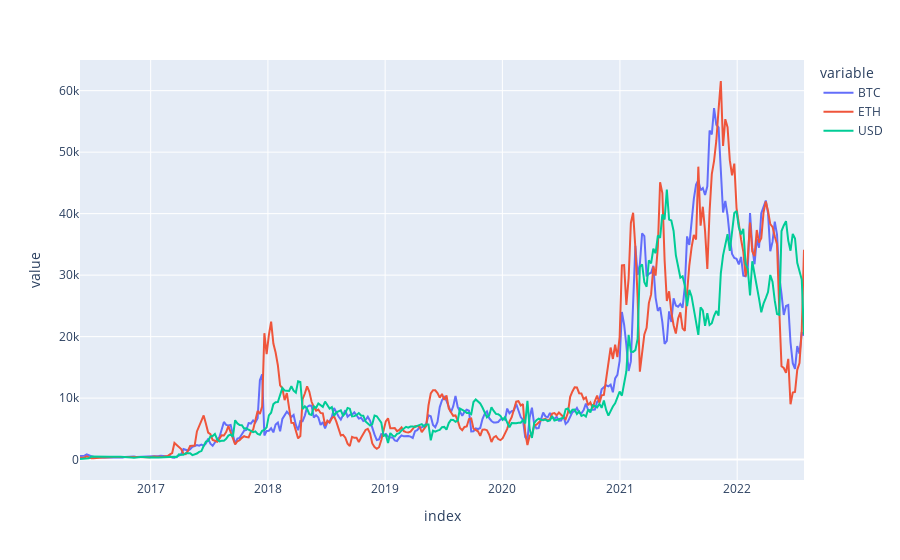

Notebook code for this chart:
### Code cell
portfolio_values.plot()

### Figure 1 — Plotly figure (JSON) as saved in the notebook; plotly's stock layout.template omitted (floating-point values rounded to 4 significant figures; data arrays with more than 128 entries replaced by an {"elided": "..."} marker saying what was removed)
{"data": [{"hovertemplate": "variable=BTC<br>index=%{x}<br>value=%{y}<extra></extra>", "legendgroup": "BTC", "line": {"color": "#636efa", "dash": "solid"}, "marker": {"symbol": "circle"}, "mode": "lines", "name": "BTC", "orientation": "v", "showlegend": true, "type": "scatter", "x": {"elided": "323 str values"}, "xaxis": "x", "y": {"elided": "323 float values"}, "yaxis": "y"}, {"hovertemplate": "variable=ETH<br>index=%{x}<br>value=%{y}<extra></extra>", "legendgroup": "ETH", "line": {"color": "#EF553B", "dash": "solid"}, "marker": {"symbol": "circle"}, "mode": "lines", "name": "ETH", "orientation": "v", "showlegend": true, "type": "scatter", "x": {"elided": "323 str values"}, "xaxis": "x", "y": {"elided": "323 float values"}, "yaxis": "y"}, {"hovertemplate": "variable=USD<br>index=%{x}<br>value=%{y}<extra></extra>", "legendgroup": "USD", "line": {"color": "#00cc96", "dash": "solid"}, "marker": {"symbol": "circle"}, "mode": "lines", "name": "USD", "orientation": "v", "showlegend": true, "type": "scatter", "x": {"elided": "323 str values"}, "xaxis": "x", "y": {"elided": "323 float values"}, "yaxis": "y"}], "layout": {"legend": {"title": {"text": "variable"}, "tracegroupgap": 0}, "margin": {"t": 60}, "xaxis": {"anchor": "y", "domain": [0, 1], "title": {"text": "index"}}, "yaxis": {"anchor": "x", "domain": [0, 1], "title": {"text": "value"}}}}
